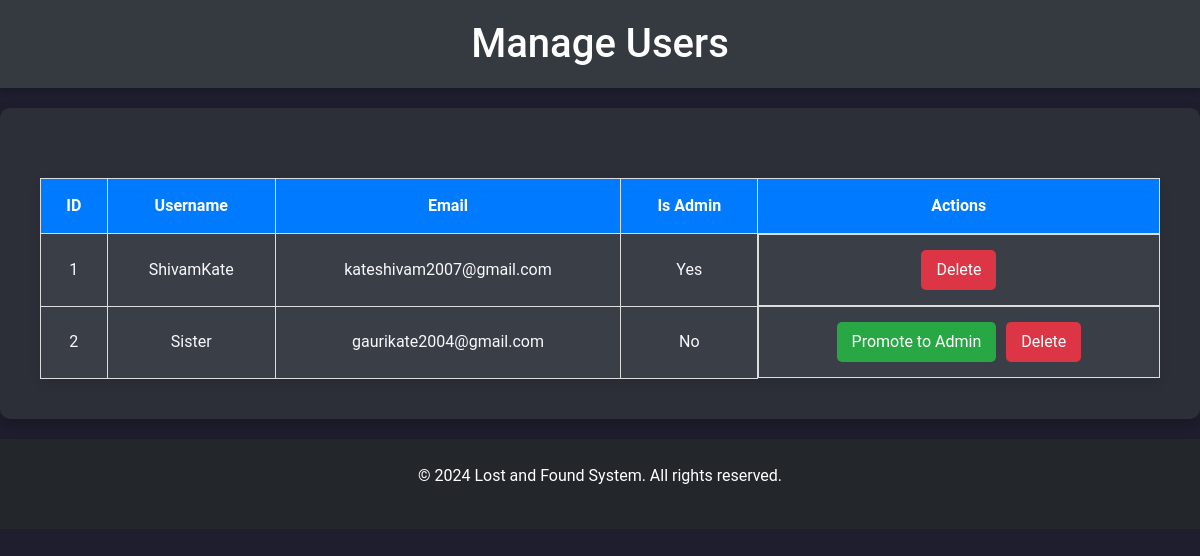
The app's page /manage_users (signed in) with its own data.
### app/models.py (models this page shows, shortened)
class User(db.Model, UserMixin):
    __tablename__ = 'user'
    id = db.Column(db.Integer, primary_key=True)
    username = db.Column(db.String(150), nullable=False, unique=True)
    email = db.Column(db.String(150), unique=True, nullable=False)
    password = db.Column(db.String(150), nullable=False)
    is_admin = db.Column(db.Boolean, default=False)
    items = db.relationship('Item', backref='user', lazy=True)

### app/main/routes.py (the view)
@main.route('/manage_users')
@login_required
@admin_required
def manage_users():
    users = User.query.all()
    return render_template('manage_users.html', users=users)

### app/__init__.py (called while the page is built)
@login_manager.user_loader
def load_user(user_id):
    from app.models import User
    return User.query.get(int(user_id))

### app/main/routes.py (called while the page is built)
def admin_required(f):
    @wraps(f)
    def decorated_function(*args, **kwargs):
        if not current_user.is_admin:
            flash('You must be an admin to view this page.', 'danger')
            return redirect(url_for('main.dashboard'))
        return f(*args, **kwargs)
    return decorated_function

### app/templates/manage_users.html (shortened to what this page needs)
<!DOCTYPE html>
<html lang="en">
<head>
    <link href="https://cdn.jsdelivr.net/npm/bootstrap@5.1.3/dist/css/bootstrap.min.css" rel="stylesheet">
    <link href="https://cdnjs.cloudflare.com/ajax/libs/font-awesome/5.15.4/css/all.min.css" rel="stylesheet">
</head>
<body>
    <header>
        <h1>Manage Users</h1>
    </header>
    <div class="container">
        <table>
            <thead>
                <tr>
                    <th>ID</th>
                    <th>Username</th>
                    <th>Email</th>
                    <th>Is Admin</th>
                    <th>Actions</th>
                </tr>
            </thead>
            <tbody>
                {% for user in users %}
                <tr>
                    <td>{{ user.id }}</td>
                    <td>{{ user.username }}</td>
                    <td>{{ user.email }}</td>
                    <td>{{ 'Yes' if user.is_admin else 'No' }}</td>
                    <td class="actions">
                        {% if not user.is_admin %}
                        <button class="btn-custom btn-promote">Promote to Admin</button>
                        {% endif %}
                        <button class="btn-custom btn-delete">Delete</button>
                    </td>
                </tr>
                {% endfor %}
            </tbody>
        </table>
    </div>
    <footer>
        <p>&copy; 2024 Lost and Found System. All rights reserved.</p>
    </footer>
</body>
</html>

### app/templates/manage_users.html (style rules this page uses)
body { font-family: 'Roboto', sans-serif; background-color: #1e1e2f; margin: 0; padding: 0; color: #f8f9fa; }
header { background-color: #343a40; color: white; padding: 20px 20px; text-align: center; box-shadow: 0 4px 6px rgba(0, 0, 0, 0.2); }
header h1 { margin: 0; font-size: 2.5em; }
.container { padding: 40px; margin: 20px auto; max-width: 1200px; background-color: #2c2f38; border-radius: 10px; box-shadow: 0 8px 16px rgba(0, 0, 0, 0.2); }
table { width: 100%; margin-top: 30px; border-collapse: collapse; background-color: #2c2f38; border-radius: 8px; box-shadow: 0 4px 12px rgba(0, 0, 0, 0.1); }
th, td { padding: 15px; text-align: center; border: 1px solid #ddd; }
th { background-color: #007BFF; color: white; }
td { background-color: #3a3e47; color: #f8f9fa; }
.actions { display: flex; justify-content: center; gap: 10px; }
.btn-custom { padding: 8px 15px; border-radius: 5px; border: none; cursor: pointer; font-size: 1em; transition: background-color 0.3s ease; }
.btn-promote { background-color: #28a745; color: white; }
.btn-delete { background-color: #dc3545; color: white; }
footer { background-color: #23272b; color: white; text-align: center; padding: 25px; font-size: 1em; }

### records on screen
User: id "1", username "ShivamKate", email "kateshivam2007@gmail.com", is_admin "Yes"
User: id "2", username "Sister", email "gaurikate2004@gmail.com", is_admin "No", shows "Promote to Admin"
